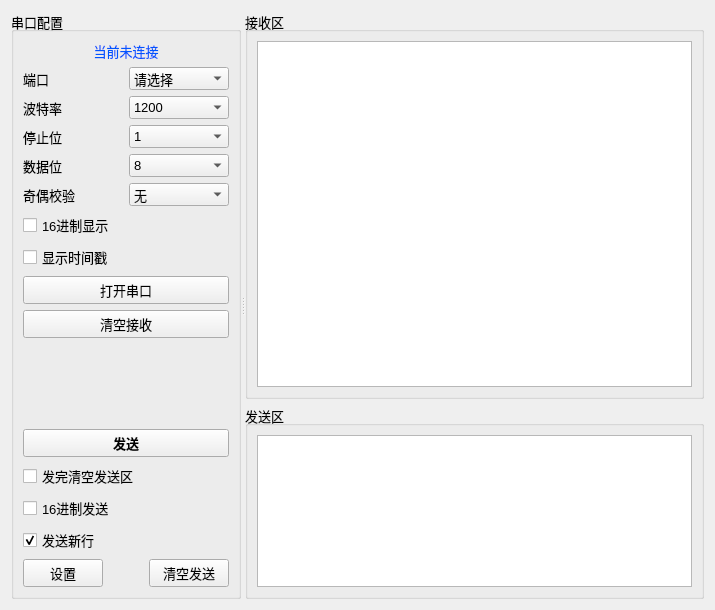
<?xml version="1.0" encoding="UTF-8"?>
<ui version="4.0">
 <class>Widget</class>
 <widget class="QWidget" name="Widget">
  <property name="geometry">
   <rect>
    <x>0</x>
    <y>0</y>
    <width>715</width>
    <height>610</height>
   </rect>
  </property>
  <property name="windowTitle">
   <string>SSWHelper-串口助手</string>
  </property>
  <property name="windowIcon">
   <iconset resource="rec.qrc">
    <normaloff>:/new/prefix1/recf/wave.ico</normaloff>:/new/prefix1/recf/wave.ico</iconset>
  </property>
  <layout class="QGridLayout" name="gridLayout_5">
   <item row="0" column="0">
    <widget class="QSplitter" name="splitter">
     <property name="orientation">
      <enum>Qt::Orientation::Horizontal</enum>
     </property>
     <widget class="QGroupBox" name="groupBox">
      <property name="minimumSize">
       <size>
        <width>160</width>
        <height>0</height>
       </size>
      </property>
      <property name="maximumSize">
       <size>
        <width>230</width>
        <height>16777215</height>
       </size>
      </property>
      <property name="baseSize">
       <size>
        <width>160</width>
        <height>0</height>
       </size>
      </property>
      <property name="font">
       <font>
        <pointsize>10</pointsize>
       </font>
      </property>
      <property name="title">
       <string>串口配置</string>
      </property>
      <layout class="QVBoxLayout" name="verticalLayout_5">
       <item>
        <layout class="QVBoxLayout" name="verticalLayout_3">
         <item>
          <widget class="QLabel" name="lbConnected">
           <property name="font">
            <font>
             <pointsize>10</pointsize>
            </font>
           </property>
           <property name="styleSheet">
            <string notr="true">color: rgb(0, 85, 255)</string>
           </property>
           <property name="text">
            <string>当前未连接</string>
           </property>
           <property name="textFormat">
            <enum>Qt::TextFormat::AutoText</enum>
           </property>
           <property name="alignment">
            <set>Qt::AlignmentFlag::AlignCenter</set>
           </property>
           <property name="wordWrap">
            <bool>false</bool>
           </property>
          </widget>
         </item>
         <item>
          <layout class="QGridLayout" name="gridLayout_3">
           <item row="1" column="0">
            <widget class="QLabel" name="label">
             <property name="font">
              <font>
               <pointsize>10</pointsize>
              </font>
             </property>
             <property name="text">
              <string>端口</string>
             </property>
            </widget>
           </item>
           <item row="5" column="1">
            <widget class="QComboBox" name="cbParity">
             <property name="font">
              <font>
               <pointsize>10</pointsize>
              </font>
             </property>
             <property name="currentText">
              <string>无</string>
             </property>
             <item>
              <property name="text">
               <string>无</string>
              </property>
             </item>
             <item>
              <property name="text">
               <string>奇</string>
              </property>
             </item>
             <item>
              <property name="text">
               <string>偶</string>
              </property>
             </item>
            </widget>
           </item>
           <item row="3" column="0">
            <widget class="QLabel" name="label_3">
             <property name="font">
              <font>
               <pointsize>10</pointsize>
              </font>
             </property>
             <property name="text">
              <string>停止位</string>
             </property>
            </widget>
           </item>
           <item row="4" column="0">
            <widget class="QLabel" name="label_4">
             <property name="font">
              <font>
               <pointsize>10</pointsize>
              </font>
             </property>
             <property name="text">
              <string>数据位</string>
             </property>
            </widget>
           </item>
           <item row="2" column="0">
            <widget class="QLabel" name="label_2">
             <property name="font">
              <font>
               <pointsize>10</pointsize>
              </font>
             </property>
             <property name="text">
              <string>波特率</string>
             </property>
            </widget>
           </item>
           <item row="4" column="1">
            <widget class="QComboBox" name="cbDataBits">
             <property name="font">
              <font>
               <pointsize>10</pointsize>
              </font>
             </property>
             <property name="currentText">
              <string>8</string>
             </property>
             <property name="labelDrawingMode">
              <enum>QComboBox::LabelDrawingMode::UseStyle</enum>
             </property>
             <item>
              <property name="text">
               <string>8</string>
              </property>
             </item>
             <item>
              <property name="text">
               <string>7</string>
              </property>
             </item>
             <item>
              <property name="text">
               <string>6</string>
              </property>
             </item>
             <item>
              <property name="text">
               <string>5</string>
              </property>
             </item>
            </widget>
           </item>
           <item row="3" column="1">
            <widget class="QComboBox" name="cbStopBits">
             <property name="font">
              <font>
               <pointsize>10</pointsize>
              </font>
             </property>
             <item>
              <property name="text">
               <string>1</string>
              </property>
             </item>
             <item>
              <property name="text">
               <string>1.5</string>
              </property>
             </item>
             <item>
              <property name="text">
               <string>2</string>
              </property>
             </item>
            </widget>
           </item>
           <item row="1" column="1">
            <widget class="MyComboBox" name="cbPortName">
             <property name="font">
              <font>
               <pointsize>10</pointsize>
              </font>
             </property>
             <property name="currentText">
              <string>请选择</string>
             </property>
             <item>
              <property name="text">
               <string>请选择</string>
              </property>
             </item>
            </widget>
           </item>
           <item row="5" column="0">
            <widget class="QLabel" name="label_5">
             <property name="font">
              <font>
               <pointsize>10</pointsize>
              </font>
             </property>
             <property name="text">
              <string>奇偶校验</string>
             </property>
            </widget>
           </item>
           <item row="2" column="1">
            <widget class="QComboBox" name="cbBaudRate">
             <property name="font">
              <font>
               <pointsize>10</pointsize>
              </font>
             </property>
             <property name="currentText">
              <string>1200</string>
             </property>
             <item>
              <property name="text">
               <string>1200</string>
              </property>
             </item>
             <item>
              <property name="text">
               <string>2400</string>
              </property>
             </item>
             <item>
              <property name="text">
               <string>4800</string>
              </property>
             </item>
             <item>
              <property name="text">
               <string>9600</string>
              </property>
             </item>
             <item>
              <property name="text">
               <string>14400</string>
              </property>
             </item>
             <item>
              <property name="text">
               <string>19200</string>
              </property>
             </item>
             <item>
              <property name="text">
               <string>38400</string>
              </property>
             </item>
             <item>
              <property name="text">
               <string>57600</string>
              </property>
             </item>
             <item>
              <property name="text">
               <string>115200</string>
              </property>
             </item>
            </widget>
           </item>
          </layout>
         </item>
         <item>
          <widget class="QCheckBox" name="chk0x16Show">
           <property name="font">
            <font>
             <pointsize>10</pointsize>
            </font>
           </property>
           <property name="text">
            <string>16进制显示</string>
           </property>
          </widget>
         </item>
         <item>
          <widget class="QCheckBox" name="chkTimeShow">
           <property name="font">
            <font>
             <pointsize>10</pointsize>
            </font>
           </property>
           <property name="text">
            <string>显示时间戳</string>
           </property>
          </widget>
         </item>
         <item>
          <layout class="QHBoxLayout" name="horizontalLayout_4"/>
         </item>
         <item>
          <widget class="QPushButton" name="open">
           <property name="font">
            <font>
             <pointsize>10</pointsize>
            </font>
           </property>
           <property name="text">
            <string>打开串口</string>
           </property>
          </widget>
         </item>
         <item>
          <widget class="QPushButton" name="clear">
           <property name="font">
            <font>
             <pointsize>10</pointsize>
            </font>
           </property>
           <property name="text">
            <string>清空接收</string>
           </property>
          </widget>
         </item>
        </layout>
       </item>
       <item>
        <spacer name="verticalSpacer">
         <property name="font">
          <font>
           <pointsize>10</pointsize>
          </font>
         </property>
         <property name="orientation">
          <enum>Qt::Orientation::Vertical</enum>
         </property>
         <property name="sizeHint" stdset="0">
          <size>
           <width>17</width>
           <height>0</height>
          </size>
         </property>
        </spacer>
       </item>
       <item>
        <layout class="QVBoxLayout" name="verticalLayout_2">
         <item>
          <widget class="QPushButton" name="send">
           <property name="font">
            <font>
             <pointsize>10</pointsize>
             <bold>true</bold>
            </font>
           </property>
           <property name="text">
            <string>发送</string>
           </property>
          </widget>
         </item>
         <item>
          <widget class="QCheckBox" name="chkClearAfterSend">
           <property name="font">
            <font>
             <pointsize>10</pointsize>
            </font>
           </property>
           <property name="text">
            <string>发完清空发送区</string>
           </property>
          </widget>
         </item>
         <item>
          <widget class="QCheckBox" name="chk0x16Send">
           <property name="font">
            <font>
             <pointsize>10</pointsize>
            </font>
           </property>
           <property name="text">
            <string>16进制发送</string>
           </property>
          </widget>
         </item>
         <item>
          <widget class="QCheckBox" name="chkNewLine">
           <property name="font">
            <font>
             <pointsize>10</pointsize>
            </font>
           </property>
           <property name="text">
            <string>发送新行</string>
           </property>
           <property name="checked">
            <bool>true</bool>
           </property>
          </widget>
         </item>
         <item>
          <layout class="QHBoxLayout" name="horizontalLayout_2">
           <property name="sizeConstraint">
            <enum>QLayout::SizeConstraint::SetDefaultConstraint</enum>
           </property>
           <item>
            <widget class="QPushButton" name="openSetButton">
             <property name="font">
              <font>
               <pointsize>10</pointsize>
              </font>
             </property>
             <property name="text">
              <string>设置</string>
             </property>
            </widget>
           </item>
           <item>
            <spacer name="horizontalSpacer">
             <property name="orientation">
              <enum>Qt::Orientation::Horizontal</enum>
             </property>
             <property name="sizeHint" stdset="0">
              <size>
               <width>40</width>
               <height>20</height>
              </size>
             </property>
            </spacer>
           </item>
           <item>
            <widget class="QPushButton" name="clearSend">
             <property name="minimumSize">
              <size>
               <width>0</width>
               <height>0</height>
              </size>
             </property>
             <property name="font">
              <font>
               <pointsize>10</pointsize>
              </font>
             </property>
             <property name="text">
              <string>清空发送</string>
             </property>
            </widget>
           </item>
          </layout>
         </item>
        </layout>
       </item>
      </layout>
     </widget>
     <widget class="QWidget" name="layoutWidget">
      <layout class="QVBoxLayout" name="verticalLayout" stretch="2,1">
       <item>
        <widget class="QGroupBox" name="groupBox_2">
         <property name="font">
          <font>
           <pointsize>10</pointsize>
          </font>
         </property>
         <property name="title">
          <string>接收区</string>
         </property>
         <layout class="QGridLayout" name="gridLayout_2">
          <item row="0" column="0">
           <widget class="QPlainTextEdit" name="receiveEdit">
            <property name="font">
             <font>
              <pointsize>10</pointsize>
             </font>
            </property>
            <property name="cursor" stdset="0">
             <cursorShape>IBeamCursor</cursorShape>
            </property>
            <property name="mouseTracking">
             <bool>false</bool>
            </property>
            <property name="readOnly">
             <bool>true</bool>
            </property>
            <property name="textInteractionFlags">
             <set>Qt::TextInteractionFlag::NoTextInteraction</set>
            </property>
            <property name="maximumBlockCount">
             <number>100000</number>
            </property>
           </widget>
          </item>
         </layout>
        </widget>
       </item>
       <item>
        <widget class="QGroupBox" name="groupBox_3">
         <property name="font">
          <font>
           <pointsize>10</pointsize>
          </font>
         </property>
         <property name="title">
          <string>发送区</string>
         </property>
         <layout class="QGridLayout" name="gridLayout">
          <item row="0" column="0">
           <widget class="QPlainTextEdit" name="sendEdit">
            <property name="font">
             <font>
              <pointsize>10</pointsize>
             </font>
            </property>
           </widget>
          </item>
         </layout>
        </widget>
       </item>
      </layout>
     </widget>
    </widget>
   </item>
  </layout>
 </widget>
 <customwidgets>
  <customwidget>
   <class>MyComboBox</class>
   <extends>QComboBox</extends>
   <header>mycombobox.h</header>
   <slots>
    <signal>clicked()</signal>
   </slots>
  </customwidget>
 </customwidgets>
 <tabstops>
  <tabstop>sendEdit</tabstop>
  <tabstop>receiveEdit</tabstop>
  <tabstop>cbPortName</tabstop>
  <tabstop>cbBaudRate</tabstop>
  <tabstop>cbStopBits</tabstop>
  <tabstop>cbDataBits</tabstop>
  <tabstop>cbParity</tabstop>
  <tabstop>chk0x16Show</tabstop>
  <tabstop>chkClearAfterSend</tabstop>
  <tabstop>chk0x16Send</tabstop>
  <tabstop>chkNewLine</tabstop>
 </tabstops>
 <resources>
  <include location="rec.qrc"/>
 </resources>
 <connections/>
</ui>
